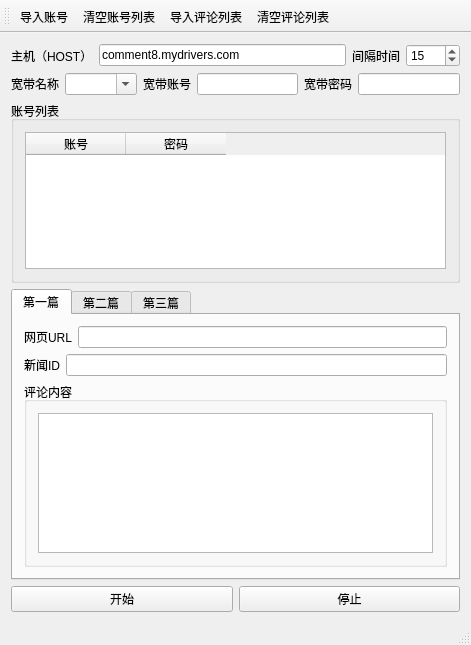
<?xml version="1.0" encoding="UTF-8"?>
<ui version="4.0">
 <class>auto_dirvers_fatieClass</class>
 <widget class="QMainWindow" name="auto_dirvers_fatieClass">
  <property name="geometry">
   <rect>
    <x>0</x>
    <y>0</y>
    <width>471</width>
    <height>645</height>
   </rect>
  </property>
  <property name="windowTitle">
   <string>驱动之家发帖</string>
  </property>
  <widget class="QWidget" name="centralWidget">
   <layout class="QGridLayout" name="gridLayout_6">
    <item row="0" column="0">
     <layout class="QHBoxLayout" name="horizontalLayout_10">
      <item>
       <layout class="QHBoxLayout" name="horizontalLayout_8">
        <item>
         <widget class="QLabel" name="label_6">
          <property name="text">
           <string>主机（HOST）</string>
          </property>
         </widget>
        </item>
        <item>
         <widget class="QLineEdit" name="lineEdit_host1">
          <property name="enabled">
           <bool>true</bool>
          </property>
          <property name="text">
           <string>comment8.mydrivers.com</string>
          </property>
         </widget>
        </item>
       </layout>
      </item>
      <item>
       <layout class="QHBoxLayout" name="horizontalLayout_2">
        <item>
         <widget class="QLabel" name="label">
          <property name="text">
           <string>间隔时间</string>
          </property>
         </widget>
        </item>
        <item>
         <widget class="QSpinBox" name="spinBox_interval">
          <property name="minimum">
           <number>1</number>
          </property>
          <property name="maximum">
           <number>1000</number>
          </property>
          <property name="singleStep">
           <number>5</number>
          </property>
          <property name="value">
           <number>15</number>
          </property>
         </widget>
        </item>
       </layout>
      </item>
     </layout>
    </item>
    <item row="1" column="0">
     <layout class="QHBoxLayout" name="horizontalLayout_17">
      <item>
       <layout class="QHBoxLayout" name="horizontalLayout_15">
        <item>
         <widget class="QLabel" name="label_11">
          <property name="text">
           <string>宽带名称</string>
          </property>
         </widget>
        </item>
        <item>
         <widget class="QComboBox" name="comboBox_adsl">
          <property name="sizePolicy">
           <sizepolicy hsizetype="Expanding" vsizetype="Fixed">
            <horstretch>0</horstretch>
            <verstretch>0</verstretch>
           </sizepolicy>
          </property>
          <property name="editable">
           <bool>true</bool>
          </property>
         </widget>
        </item>
       </layout>
      </item>
      <item>
       <layout class="QHBoxLayout" name="horizontalLayout_16">
        <item>
         <widget class="QLabel" name="label_12">
          <property name="text">
           <string>宽带账号</string>
          </property>
         </widget>
        </item>
        <item>
         <widget class="QLineEdit" name="lineEdit_account">
          <property name="text">
           <string extracomment="输入拨号账号"/>
          </property>
         </widget>
        </item>
       </layout>
      </item>
      <item>
       <layout class="QHBoxLayout" name="horizontalLayout_18">
        <item>
         <widget class="QLabel" name="label_13">
          <property name="text">
           <string>宽带密码</string>
          </property>
         </widget>
        </item>
        <item>
         <widget class="QLineEdit" name="lineEdit_password">
          <property name="text">
           <string/>
          </property>
         </widget>
        </item>
       </layout>
      </item>
     </layout>
    </item>
    <item row="2" column="0">
     <widget class="QGroupBox" name="groupBox_2">
      <property name="sizePolicy">
       <sizepolicy hsizetype="Preferred" vsizetype="Preferred">
        <horstretch>4</horstretch>
        <verstretch>0</verstretch>
       </sizepolicy>
      </property>
      <property name="title">
       <string>账号列表</string>
      </property>
      <layout class="QGridLayout" name="gridLayout_4">
       <item row="0" column="0">
        <widget class="QTableWidget" name="tableWidget_account_id">
         <column>
          <property name="text">
           <string>账号</string>
          </property>
         </column>
         <column>
          <property name="text">
           <string>密码</string>
          </property>
         </column>
        </widget>
       </item>
      </layout>
     </widget>
    </item>
    <item row="3" column="0">
     <widget class="QTabWidget" name="tabWidget_comments">
      <property name="currentIndex">
       <number>0</number>
      </property>
      <widget class="QWidget" name="tab">
       <attribute name="title">
        <string>第一篇</string>
       </attribute>
       <layout class="QGridLayout" name="gridLayout_3">
        <item row="0" column="0">
         <layout class="QHBoxLayout" name="horizontalLayout_5">
          <item>
           <layout class="QHBoxLayout" name="horizontalLayout">
            <item>
             <widget class="QLabel" name="label_3">
              <property name="text">
               <string>网页URL</string>
              </property>
             </widget>
            </item>
            <item>
             <widget class="QLineEdit" name="lineEdit_url1">
              <property name="enabled">
               <bool>true</bool>
              </property>
             </widget>
            </item>
           </layout>
          </item>
         </layout>
        </item>
        <item row="1" column="0">
         <layout class="QHBoxLayout" name="horizontalLayout_6">
          <item>
           <layout class="QHBoxLayout" name="horizontalLayout_3">
            <item>
             <widget class="QLabel" name="label_2">
              <property name="text">
               <string>新闻ID</string>
              </property>
             </widget>
            </item>
            <item>
             <widget class="QLineEdit" name="lineEdit_news_id1">
              <property name="enabled">
               <bool>true</bool>
              </property>
              <property name="text">
               <string/>
              </property>
             </widget>
            </item>
           </layout>
          </item>
         </layout>
        </item>
        <item row="2" column="0">
         <widget class="QGroupBox" name="groupBox">
          <property name="sizePolicy">
           <sizepolicy hsizetype="Preferred" vsizetype="Preferred">
            <horstretch>6</horstretch>
            <verstretch>0</verstretch>
           </sizepolicy>
          </property>
          <property name="title">
           <string>评论内容</string>
          </property>
          <layout class="QGridLayout" name="gridLayout_2">
           <item row="0" column="0">
            <widget class="QListWidget" name="listWidget_comment_id1">
             <property name="sizePolicy">
              <sizepolicy hsizetype="Expanding" vsizetype="Expanding">
               <horstretch>2</horstretch>
               <verstretch>0</verstretch>
              </sizepolicy>
             </property>
            </widget>
           </item>
          </layout>
         </widget>
        </item>
       </layout>
      </widget>
      <widget class="QWidget" name="tab_2">
       <attribute name="title">
        <string>第二篇</string>
       </attribute>
       <layout class="QGridLayout" name="gridLayout">
        <item row="0" column="0">
         <layout class="QHBoxLayout" name="horizontalLayout_13">
          <item>
           <widget class="QLabel" name="label_8">
            <property name="text">
             <string>网页URL</string>
            </property>
           </widget>
          </item>
          <item>
           <widget class="QLineEdit" name="lineEdit_url2">
            <property name="enabled">
             <bool>true</bool>
            </property>
           </widget>
          </item>
         </layout>
        </item>
        <item row="1" column="0">
         <layout class="QHBoxLayout" name="horizontalLayout_14">
          <item>
           <widget class="QLabel" name="label_7">
            <property name="text">
             <string>新闻ID</string>
            </property>
           </widget>
          </item>
          <item>
           <widget class="QLineEdit" name="lineEdit_news_id2">
            <property name="enabled">
             <bool>true</bool>
            </property>
            <property name="text">
             <string/>
            </property>
           </widget>
          </item>
         </layout>
        </item>
        <item row="2" column="0">
         <widget class="QGroupBox" name="groupBox_4">
          <property name="sizePolicy">
           <sizepolicy hsizetype="Preferred" vsizetype="Preferred">
            <horstretch>6</horstretch>
            <verstretch>0</verstretch>
           </sizepolicy>
          </property>
          <property name="title">
           <string>评论内容</string>
          </property>
          <layout class="QGridLayout" name="gridLayout_8">
           <item row="0" column="0">
            <widget class="QListWidget" name="listWidget_comment_id2">
             <property name="sizePolicy">
              <sizepolicy hsizetype="Expanding" vsizetype="Expanding">
               <horstretch>2</horstretch>
               <verstretch>0</verstretch>
              </sizepolicy>
             </property>
            </widget>
           </item>
          </layout>
         </widget>
        </item>
       </layout>
      </widget>
      <widget class="QWidget" name="tab_3">
       <attribute name="title">
        <string>第三篇</string>
       </attribute>
       <layout class="QGridLayout" name="gridLayout_5">
        <item row="0" column="0">
         <layout class="QHBoxLayout" name="horizontalLayout_7">
          <item>
           <widget class="QLabel" name="label_9">
            <property name="text">
             <string>网页URL</string>
            </property>
           </widget>
          </item>
          <item>
           <widget class="QLineEdit" name="lineEdit_url3">
            <property name="enabled">
             <bool>true</bool>
            </property>
           </widget>
          </item>
         </layout>
        </item>
        <item row="1" column="0">
         <layout class="QHBoxLayout" name="horizontalLayout_9">
          <item>
           <widget class="QLabel" name="label_10">
            <property name="text">
             <string>新闻ID</string>
            </property>
           </widget>
          </item>
          <item>
           <widget class="QLineEdit" name="lineEdit_news_id3">
            <property name="enabled">
             <bool>true</bool>
            </property>
            <property name="text">
             <string/>
            </property>
           </widget>
          </item>
         </layout>
        </item>
        <item row="2" column="0">
         <widget class="QGroupBox" name="groupBox_5">
          <property name="sizePolicy">
           <sizepolicy hsizetype="Preferred" vsizetype="Preferred">
            <horstretch>6</horstretch>
            <verstretch>0</verstretch>
           </sizepolicy>
          </property>
          <property name="title">
           <string>评论内容</string>
          </property>
          <layout class="QGridLayout" name="gridLayout_10">
           <item row="0" column="0">
            <widget class="QListWidget" name="listWidget_comment_id3">
             <property name="sizePolicy">
              <sizepolicy hsizetype="Expanding" vsizetype="Expanding">
               <horstretch>2</horstretch>
               <verstretch>0</verstretch>
              </sizepolicy>
             </property>
            </widget>
           </item>
          </layout>
         </widget>
        </item>
       </layout>
      </widget>
     </widget>
    </item>
    <item row="4" column="0">
     <layout class="QHBoxLayout" name="horizontalLayout_4">
      <item>
       <widget class="QPushButton" name="pushButton_start">
        <property name="text">
         <string>开始</string>
        </property>
       </widget>
      </item>
      <item>
       <widget class="QPushButton" name="pushButton_stop">
        <property name="text">
         <string>停止</string>
        </property>
       </widget>
      </item>
     </layout>
    </item>
   </layout>
  </widget>
  <widget class="QMenuBar" name="menuBar">
   <property name="geometry">
    <rect>
     <x>0</x>
     <y>0</y>
     <width>471</width>
     <height>23</height>
    </rect>
   </property>
  </widget>
  <widget class="QToolBar" name="mainToolBar">
   <attribute name="toolBarArea">
    <enum>TopToolBarArea</enum>
   </attribute>
   <attribute name="toolBarBreak">
    <bool>false</bool>
   </attribute>
   <addaction name="action_from_txt"/>
   <addaction name="action_clear_accounts"/>
   <addaction name="action_import_commentid"/>
   <addaction name="action_clear_comments"/>
  </widget>
  <widget class="QStatusBar" name="statusBar"/>
  <action name="action_from_txt">
   <property name="text">
    <string>导入账号</string>
   </property>
   <property name="toolTip">
    <string>txt文本</string>
   </property>
  </action>
  <action name="action_import_commentid">
   <property name="text">
    <string>导入评论列表</string>
   </property>
  </action>
  <action name="action_clear_comments">
   <property name="text">
    <string>清空评论列表</string>
   </property>
  </action>
  <action name="action_clear_accounts">
   <property name="text">
    <string>清空账号列表</string>
   </property>
  </action>
 </widget>
 <layoutdefault spacing="6" margin="11"/>
 <resources>
  <include location="auto_dirvers_fatie.qrc"/>
 </resources>
 <connections/>
</ui>
